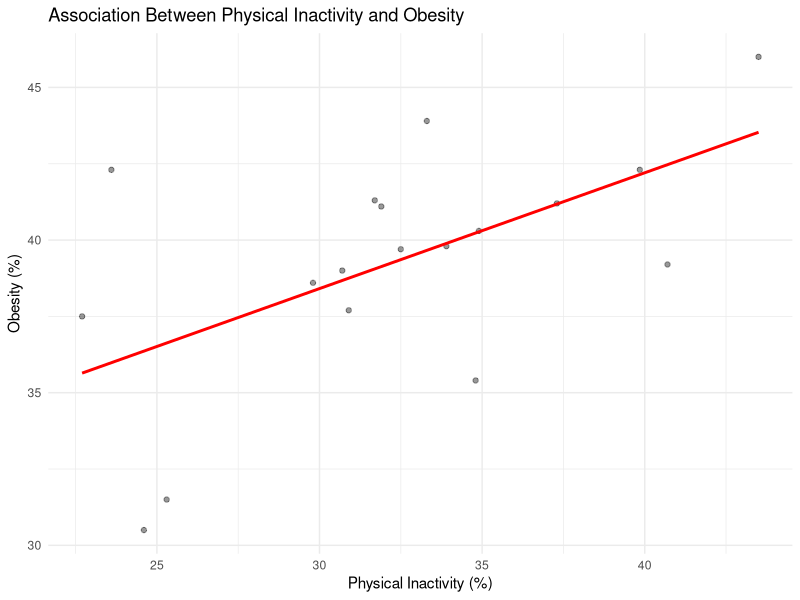
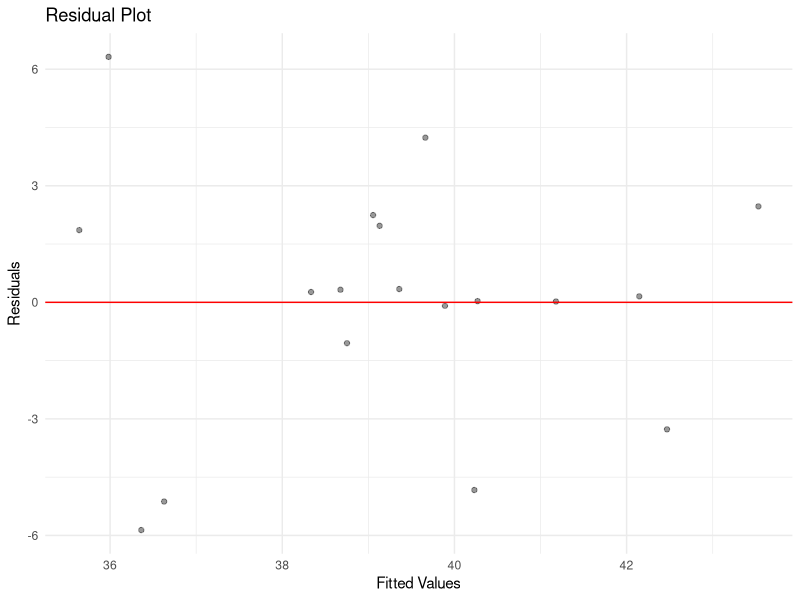
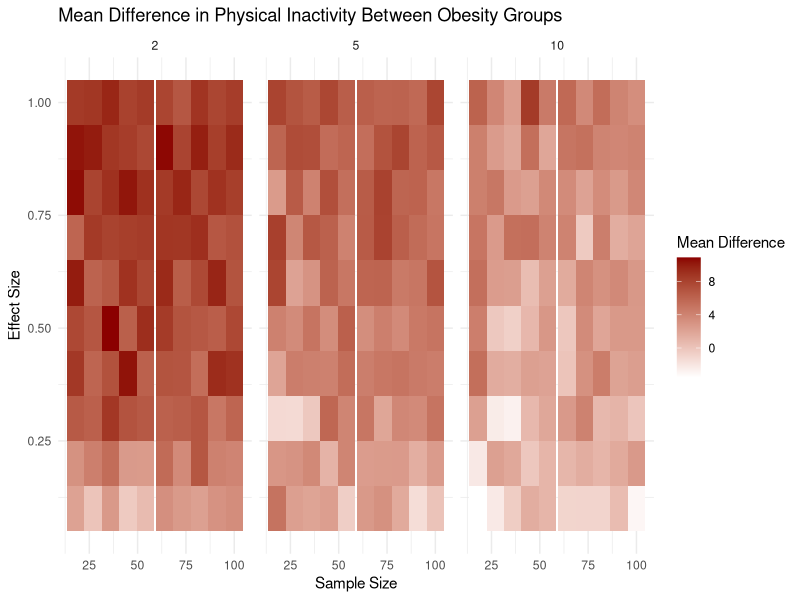

Recreate these plots in R, in order.
# =====================
# CP04 - Simulation Analysis
# =====================

# Packages
library(ggplot2)
library(dplyr)
library(tidyr)

# =====================
# Load data (USE RELATIVE PATH)
# =====================
data <- read.csv(
  "data/raw/PLACES_sample.csv",
  stringsAsFactors = FALSE
)

# =====================
# Data Preparation
# =====================

data_clean <- data %>%
  filter(Data_Value_Type == "Crude prevalence",
         Year == 2023)

selected <- data_clean %>%
  filter(Measure %in% c("No leisure-time physical activity among adults",
                        "Obesity among adults")) %>%
  select(LocationName, Measure, Data_Value) %>%
  pivot_wider(
    names_from = Measure,
    values_from = Data_Value,
    values_fn = mean
  ) %>%
  rename(
    County = LocationName,
    Physical_Inactivity = `No leisure-time physical activity among adults`,
    Obesity = `Obesity among adults`
  ) %>%
  drop_na()

# =====================
# Scatterplot
# =====================

scatter_plot <- ggplot(selected, aes(x = Physical_Inactivity, y = Obesity)) +
  geom_point(alpha = 0.4) +
  geom_smooth(method = "lm", se = FALSE, color = "red") +
  labs(
    title = "Association Between Physical Inactivity and Obesity",
    x = "Physical Inactivity (%)",
    y = "Obesity (%)"
  ) +
  theme_minimal()

ggsave(
  "output/figures/cp04_scatterplot.png",
  plot = scatter_plot,
  width = 6,
  height = 4
)

# =====================
# Residual Plot
# =====================

model <- lm(Obesity ~ Physical_Inactivity, data = selected)

residual_plot <- ggplot(data.frame(
  Fitted = fitted(model),
  Residuals = resid(model)
), aes(x = Fitted, y = Residuals)) +
  geom_point(alpha = 0.4) +
  geom_hline(yintercept = 0, color = "red") +
  labs(
    title = "Residual Plot",
    x = "Fitted Values",
    y = "Residuals"
  ) +
  theme_minimal()

ggsave(
  "output/figures/cp04_residuals.png",
  plot = residual_plot,
  width = 6,
  height = 4
)

# =====================
# Simulation Example
# =====================

set.seed(123)

effect_example <- 0.5
noise_example <- 5
n_example <- 500

X <- rnorm(n_example,
           mean = mean(selected$Physical_Inactivity),
           sd = sd(selected$Physical_Inactivity))

epsilon <- rnorm(n_example, mean = 0, sd = noise_example)

Y <- effect_example * X + 10 + epsilon

sim_data <- data.frame(
  Physical_Inactivity = X,
  Obesity = Y
)

# =====================
# Summary Statistics (Example)
# =====================

summary_stats <- sim_data %>%
  mutate(Obesity_Group = ifelse(Obesity > median(Obesity),
                                "High_Obesity",
                                "Low_Obesity")) %>%
  group_by(Obesity_Group) %>%
  summarise(
    Q1_Inactivity = quantile(Physical_Inactivity, 0.25),
    Median_Inactivity = median(Physical_Inactivity),
    Q3_Inactivity = quantile(Physical_Inactivity, 0.75),
    Mean_Inactivity = mean(Physical_Inactivity),
    .groups = "drop"
  )

# =====================
# Simulation Function
# =====================

simulate_data <- function(effect_size, noise_sd, sample_size) {
  
  X <- rnorm(sample_size,
             mean = mean(selected$Physical_Inactivity),
             sd = sd(selected$Physical_Inactivity))
  
  epsilon <- rnorm(sample_size, mean = 0, sd = noise_sd)
  
  Y <- effect_size * X + 10 + epsilon
  
  sim_data <- data.frame(
    Physical_Inactivity = X,
    Obesity = Y
  )
  
  summary_stats <- sim_data %>%
    mutate(Obesity_Group = ifelse(Obesity > median(Obesity),
                                  "High_Obesity",
                                  "Low_Obesity")) %>%
    group_by(Obesity_Group) %>%
    summarise(
      Q1_Inactivity = quantile(Physical_Inactivity, 0.25),
      Median_Inactivity = median(Physical_Inactivity),
      Q3_Inactivity = quantile(Physical_Inactivity, 0.75),
      Mean_Inactivity = mean(Physical_Inactivity),
      .groups = "drop"
    )
  
  return(list(data = sim_data, summary = summary_stats))
}

# =====================
# Simulation Automation
# =====================

actual_n <- nrow(selected)

effect_sizes <- seq(0.1, 1, length.out = 10)
sample_sizes <- unique(round(seq(100, actual_n, length.out = 10)))
noise_levels <- c(2, 5, 10)

param_grid <- expand.grid(
  effect_size = effect_sizes,
  sample_size = sample_sizes,
  noise_level = noise_levels
)

results <- vector("list", nrow(param_grid))

for (i in 1:nrow(param_grid)) {
  
  sim <- simulate_data(
    effect_size = param_grid$effect_size[i],
    noise_sd = param_grid$noise_level[i],
    sample_size = param_grid$sample_size[i]
  )
  
  results[[i]] <- list(
    parameters = param_grid[i, ],
    simulated_data = sim$data,
    summary_stats = sim$summary
  )
}

# =====================
# Combine Results
# =====================

combined_summary <- do.call(rbind,
                            lapply(results, function(res) {
                              
                              high <- res$summary %>%
                                filter(Obesity_Group == "High_Obesity") %>%
                                pull(Mean_Inactivity)
                              
                              low <- res$summary %>%
                                filter(Obesity_Group == "Low_Obesity") %>%
                                pull(Mean_Inactivity)
                              
                              data.frame(
                                effect_size = res$parameters$effect_size,
                                sample_size = res$parameters$sample_size,
                                noise_level = res$parameters$noise_level,
                                Mean_Difference = high - low
                              )
                            })
)

# =====================
# Heatmap
# =====================

heatmap_plot <- ggplot(combined_summary,
                       aes(x = sample_size,
                           y = effect_size,
                           fill = Mean_Difference)) +
  geom_tile() +
  facet_wrap(~noise_level) +
  labs(
    title = "Mean Difference in Physical Inactivity Between Obesity Groups",
    x = "Sample Size",
    y = "Effect Size",
    fill = "Mean Difference"
  ) +
  scale_fill_gradient(low = "white", high = "darkred") +
  theme_minimal()

ggsave(
  "output/figures/cp04_heatmap.png",
  plot = heatmap_plot,
  width = 7,
  height = 5
)
